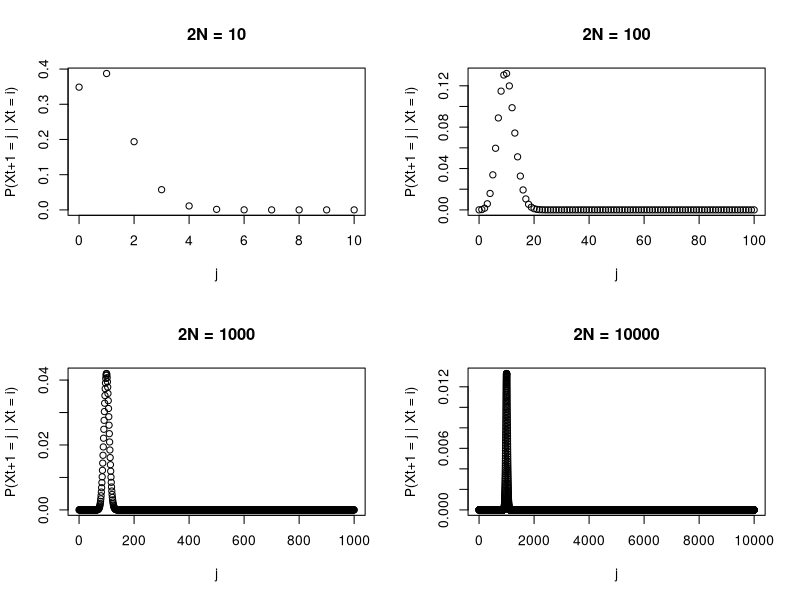
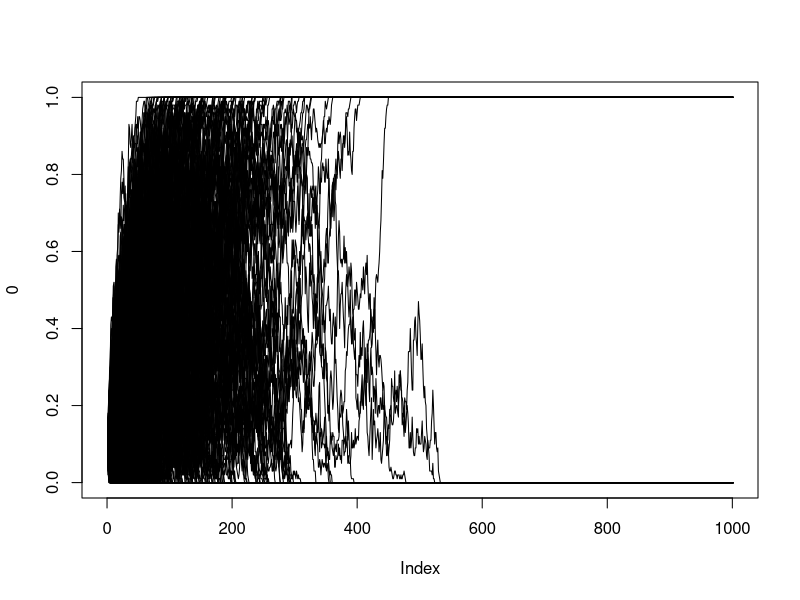
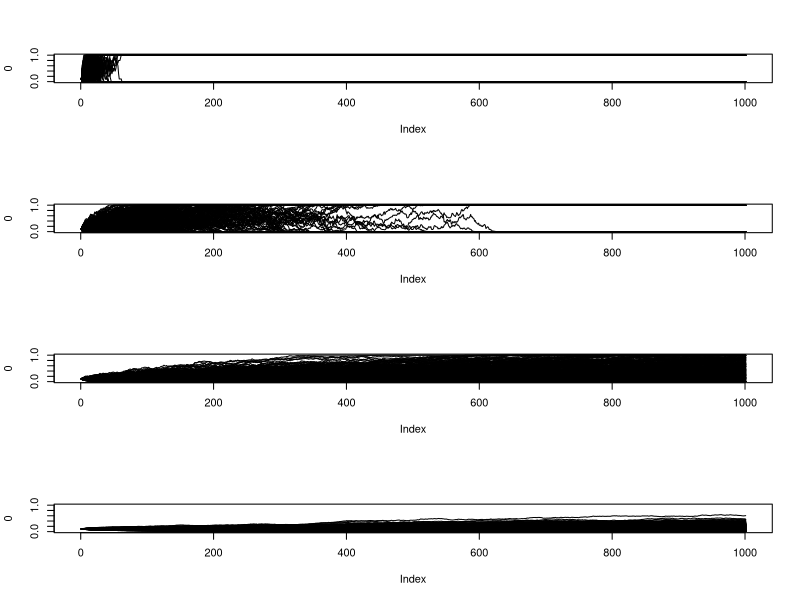

Recreate these plots in R, in order.
# Day 4 morning exercises

## Q1

### a) Under WFE, 1

### b)p(no offspring) = (1-1/2N)^2N

## Q2

### a) P(Xt+1 = j | Xt = i) = (N choose j) * p^j(1-p)^(N-j), i = j = 10, n = 100 

N <- 100
j <- 10
i <- 10
p <- i/N

P <- choose(N, j) * p^j * (1-p)^(N-j)
P

# or

dbinom(j, N, p)

### b) j = 0
j <- 0
dbinom(j, N, p)

### c) j = 100

j <- 100
dbinom(j, N, p)

### d) j < i
pbinom(9, N, p, lower.tail = T)

### e) j > i
1-pbinom(10, N, p, lower.tail = T)

## Q3

par(mfrow = c(2, 2))

twoN <- c(10, 100, 1000, 10000)
f <- 0.1
 for (i in 1:4) {
   N <- twoN[i]/2
   p <- f
   x <- 0:twoN[i]
   y <- dbinom(x, twoN[i], p)
   plot(x, y, type = "p", main = paste("2N =", twoN[i]), xlab = "j", ylab = "P(Xt+1 = j | Xt = i)")
 }

## Q4)

simulateWF <- function(twoN, f, G){
  p <- numeric(G + 1)
  p[1] <- f
  for(i in 1:G){
    p[i+1] <- rbinom(1, size = twoN, prob = p[i]) / twoN
  }
  return(p)
}

## Q5)
dev.off()
trajectories <- replicate(1000, simulateWF(twoN = 100, f = 0.1, G = 1000))
plot(0, type='n', ylim=c(0,1), xlim=c(0, nrow(trajectories)))
invisible(apply(trajectories, 2, lines, type='l'))

print(paste("Allele was lost in", sum(trajectories[1000,] == 0), "/", ncol(trajectories), "cases."))

drift_plot <- function(Ntrajectories,twoN,f,G){
  trajectories <- replicate(Ntrajectories, simulateWF(twoN = twoN, f = f, G = G))
  plot(0, type='n', ylim=c(0,1), xlim=c(0, nrow(trajectories)))
  invisible(apply(trajectories, 2, lines, type='l'))
  
  print(paste("Allele was lost in", sum(trajectories[Ntrajectories,] == 0), "/", ncol(trajectories), "cases."))
  
}

par(mfrow = c(4,1))

for(i in c(10,100,1000,10000)){
  drift_plot(1000,twoN = i,f=0.1,G=1000)}
